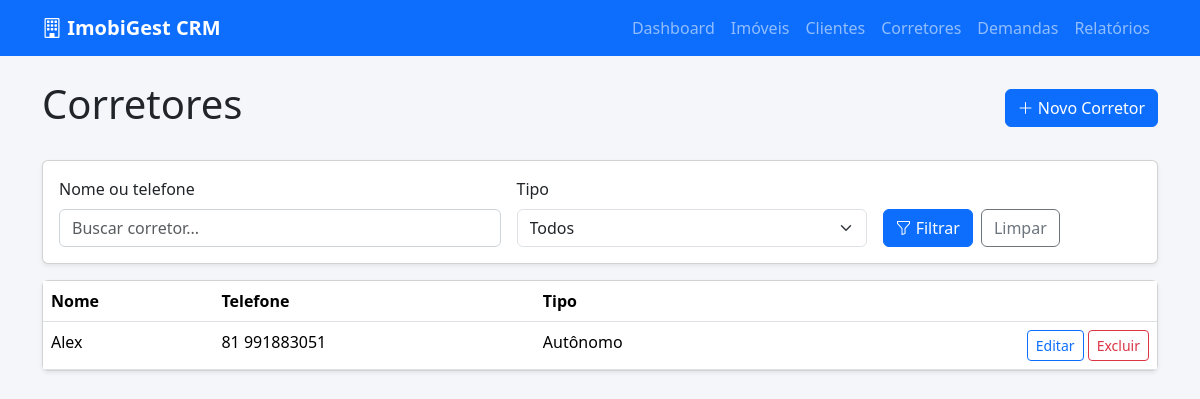
Page /corretores/ on the committed database.
### apps/imoveis/models.py (models this page shows, shortened)
class Corretor(models.Model):
    TIPO_CHOICES = [
        ('autonomo', 'Autônomo'),
        ('imobiliaria', 'Imobiliária'),
    ]
    nome = models.CharField(max_length=150)
    telefone = models.CharField(max_length=20)
    tipo = models.CharField(max_length=20, choices=TIPO_CHOICES)
    observacao = models.TextField(blank=True, null=True)

### apps/corretores/views.py (the view)
# urls.py: path('', CorretorListView.as_view(), name='list'),
class CorretorListView(ListView):
    model = Corretor
    template_name = 'corretores/list.html'
    context_object_name = 'corretores'
    paginate_by = 10
    def get_queryset(self):
        qs = Corretor.objects.all()
        params = self.request.GET
        if q := params.get('q', '').strip():
            qs = qs.filter(
                Q(nome__icontains=q) | Q(telefone__icontains=q)
            )
        if tipo := params.get('tipo', '').strip():
            qs = qs.filter(tipo=tipo)
        return qs.order_by('nome')
    def get_context_data(self, **kwargs):
        context = super().get_context_data(**kwargs)
        context['tipo_choices'] = Corretor.TIPO_CHOICES
        return context

### apps/corretores/templates/corretores/list.html (shortened to what this page needs)
{% extends 'base.html' %}
{% block content %}
<div class="d-flex justify-content-between align-items-center mb-4">
    <h1>Corretores</h1>
    <a href="{% url 'corretores:create' %}" class="btn btn-primary"><i class="bi bi-plus-lg"></i> Novo Corretor</a>
</div>
<div class="card shadow-sm mb-3">
    <div class="card-body">
        <form method="get" class="row g-3 align-items-end">
            <div class="col-md-5">
                <label class="form-label">Nome ou telefone</label>
                <input type="text" name="q" class="form-control" placeholder="Buscar corretor..." value="{{ request.GET.q }}">
            </div>
            <div class="col-md-4">
                <label class="form-label">Tipo</label>
                <select name="tipo" class="form-select">
                    <option value="">Todos</option>
                </select>
            </div>
            <div class="col-md-3 d-flex gap-2">
                <button class="btn btn-primary"><i class="bi bi-funnel"></i> Filtrar</button>
                <a href="{% url 'corretores:list' %}" class="btn btn-outline-secondary">Limpar</a>
            </div>
        </form>
    </div>
</div>
<div class="card shadow-sm">
    <div class="table-responsive">
        <table class="table table-hover mb-0">
            <thead>
                <tr>
                    <th>Nome</th>
                    <th>Telefone</th>
                    <th>Tipo</th>
                    <th></th>
                </tr>
            </thead>
            <tbody>
                {% for corretor in corretores %}
                <tr>
                    <td>{{ corretor.nome }}</td>
                    <td>{{ corretor.telefone }}</td>
                    <td>{{ corretor.get_tipo_display }}</td>
                    <td class="table-actions text-end">
                        <a href="{% url 'corretores:update' corretor.pk %}" class="btn btn-sm btn-outline-primary">Editar</a>
                        <a href="{% url 'corretores:delete' corretor.pk %}" class="btn btn-sm btn-outline-danger">Excluir</a>
                    </td>
                </tr>
                {% empty %}
                <tr><td colspan="4" class="text-muted">Nenhum corretor encontrado.</td></tr>
                {% endfor %}
            </tbody>
        </table>
    </div>
</div>
{% endblock %}

### templates/base.html (style rules this page uses)
body { background-color: #f4f6f9; }
.table-actions { white-space: nowrap; }
main input:not([type=checkbox]):not([type=file]):not([type=radio]), main select, main textarea { display: block; width: 100%; padding: .375rem .75rem; font-size: 1rem; border: 1px solid #ced4da; border-radius: .375rem; }

### rows in the picture
Corretor: nome "Alex", telefone "81 991883051", tipo "Autônomo"
